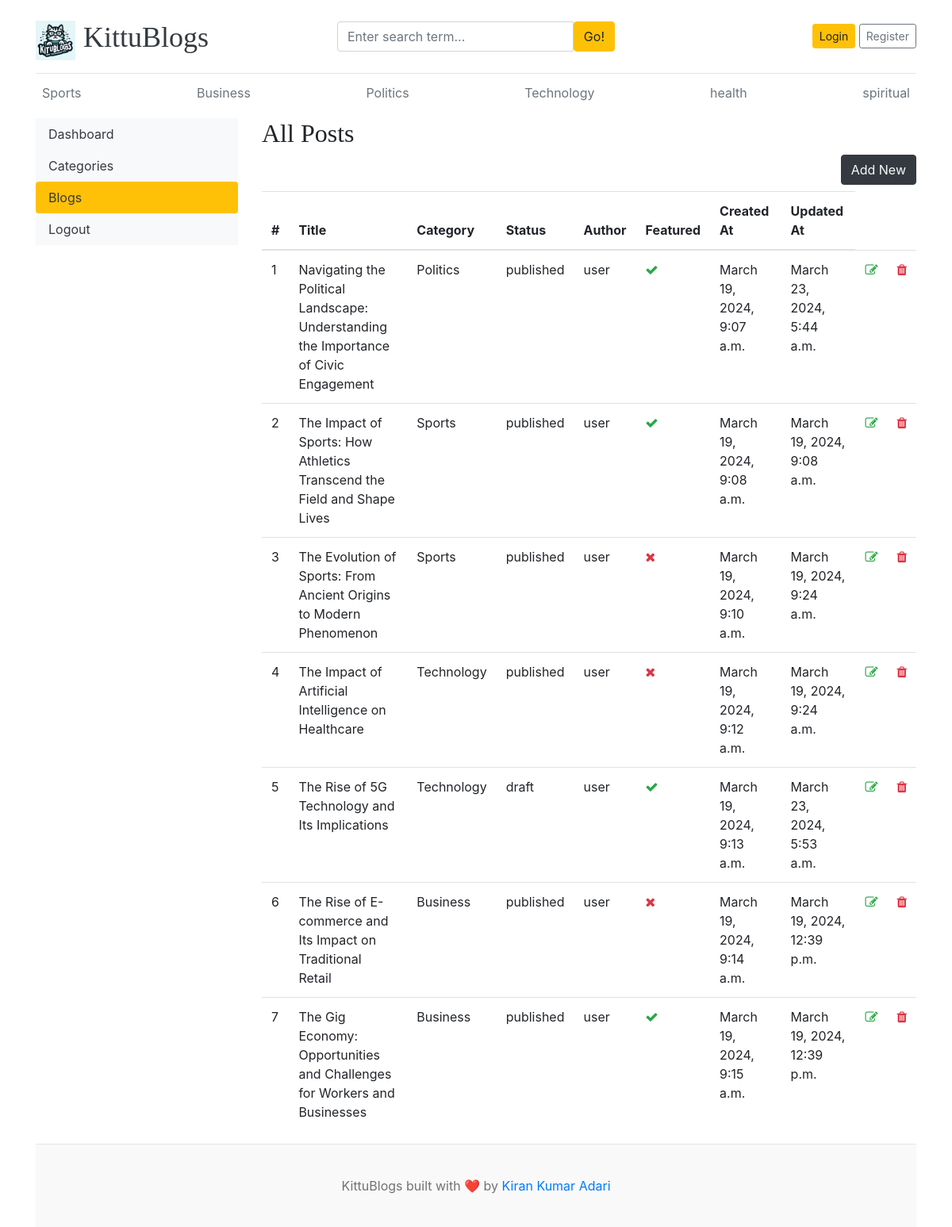
The app's page /dashboard/posts/ with its own data.
### blogs/models.py (models this page shows, shortened)
class category(models.Model):
    category_name = models.CharField(max_length = 100,unique=True)
    created_at = models.DateTimeField(auto_now_add =True)
    updated_at = models.DateTimeField(auto_now = True)
    class Meta:
        verbose_name_plural = "categories"
    def __str__(self):
        return self.category_name

class Blog(models.Model):
    title = models.CharField(max_length=200,unique =True)
    slug = models.SlugField(max_length=250,unique=True,blank=True)
    category =models.ForeignKey(category,on_delete=models.CASCADE)
    author = models.ForeignKey(User,on_delete=models.CASCADE)
    featured_image = models.ImageField(upload_to='uploads/%Y/%m/%d')
    short_description = models.TextField(max_length = 500)
    blog_body =models.TextField(max_length=2000)
    status= models.CharField(max_length = 200,choices=STATUS_CHOICES,default="draft")
    is_featured = models.BooleanField(default=False)
    created_at=models.DateTimeField(auto_now_add =True)
    updated_at=models.DateTimeField(auto_now = True)

class SocialLink(models.Model):
    platform = models.CharField(max_length=50)
    links = models.URLField(max_length=100)
    created_at=models.DateTimeField(auto_now_add =True)
    updated_at=models.DateTimeField(auto_now = True)

### dashboards/views.py (the view)
# urls.py: path('posts/',views.posts,name='posts'),
def posts(request):
    blogs=Blog.objects.all()
    context={
        'blogs':blogs,
    }
    return render(request,'dashboard/posts.html',context)

### blogs/context_processors.py (called while the page is built)
def get_categories(request):
    categories=category.objects.all()
    return dict(categories=categories)

def get_social_links(request):
    social_links=SocialLink.objects.all()
    return dict(social_links=social_links)

### templates/dashboard/posts.html
{% extends 'base.html'%}
{% block content %}
<div class="row">
    {% include "dashboard/sidebar.html" %}
    <div class="col-md-9">
        <h2>All Posts</h2>
        <a href="{% url 'add_post'%}" class="btn btn-dark text-light float-right mb-2">Add New</a>
        <table class="table table-hover">
            <thead>
              <tr>
                <th>#</th>
                <th>Title</th>
                <th>Category</th>
                <th>Status</th>
                <th>Author</th>
                <th>Featured</th>
                <th>Created At</th>
                <th>Updated At</th>
              </tr>
            </thead>
            <tbody>
            {% for post in blogs %}
              <tr>
                <td>{{forloop.counter}}</td>
                <td>{{post.title}}</td>
                <td>{{post.category}}</td>
                <td>{{post.status}}</td>
                <td>{{post.author}}</td>
                <td>{% if post.is_featured %}<i class="fa fa-check text-success"></i>{% else %}<i class="fa fa-times text-danger"></i>{% endif%}</td>
                <td>{{post.created_at}}</td>
                <td>{{post.updated_at}}</td>
                <td><a href="{% url 'edit_post' post.id %}"><i class="fa fa-edit text-success"></i></a></td>
                <td><a href="{% url 'del_post' post.id%}"><i class="fa fa-trash text-danger"></i></a></td>
            {% endfor %}
            </tbody>
          </table>
    </div>
</div>
{% endblock %}

### templates/base.html (shortened to what this page needs)
{% load static %}
<!DOCTYPE html>
<html lang="en">
<head>
    <link href="https://getbootstrap.com/docs/4.0/dist/css/bootstrap.min.css" rel="stylesheet">
    <link href="{% static 'css/blog.css'%}" rel="stylesheet">
    <link rel="stylesheet" href="https://cdnjs.cloudflare.com/ajax/libs/font-awesome/4.7.0/css/font-awesome.min.css">
  </head>
<body>
    <div class="container">
      <header class="blog-header py-3">
        <div class="row flex-nowrap justify-content-between align-items-center">
          <div class="col-4 pt-1">
            <a class="blog-header-logo text-dark" href="/">
              <img src="{% static 'images/Designer.png' %}" alt="Logo" style="height: 50px; margin-right: 10px;">KittuBlogs</a>
          </div>
          <div class="col-4">
            <form action="{% url 'search'%}" method ="GET">
              <div class="input-group">
                <input class="form-control" type="text" name="keyword" value="{{keyword}}" placeholder="Enter search term..." aria-label="Enter search term..." aria-describedby="button-search" />
                <button type="submit" class="btn btn-warning" id="button-search" type="button">Go!</button>
            </div>
            </form>
          </div>
          <div class="col-4 d-flex justify-content-end align-items-center">
            {% if not user.is_authenticated %}
            <a class="btn btn-sm btn-warning" href="{%url 'login'%}">Login</a> &nbsp;
            <a class="btn btn-sm btn-outline-secondary" href="{%url 'register'%}">Register</a>
            {% else %}
            <span><a href="{% url 'dashboard' %}">Dashboard</a></span>
            &emsp;
            <span ><a href="{% url 'logout'%}">logout</a></span>
            {% endif %}
          </div>
        </div>
      </header>
      <div class="nav-scroller py-1 mb-2">
        <nav class="nav d-flex justify-content-between">
          {% for cat in categories %}
          <a class="p-2 text-muted" href="{% url 'post_by_category' cat.id %}">{{cat.category_name}}</a>
          {% endfor %}
        </nav>
      </div>
{% block content %}
{% endblock %}
<footer class="blog-footer">
{% for i in social_links %}
{% if forloop.counter == 2 %}
<p>KittuBlogs built with <span class="love-symbol">❤️</span> by <a href="{{i.links}}">Kiran Kumar Adari</a></p>
{% endif %}
{% endfor %}
</footer>
</body>
</html>

### blogmain/static/css/blog.css (style rules this page uses)
.blog-header { border-bottom: 1px solid #e5e5e5; }
.blog-header-logo { font-family: "Playfair Display", Georgia, "Times New Roman", serif; font-size: 2.25rem; }
h1, h2, h3, h4, h5, h6 { font-family: "Playfair Display", Georgia, "Times New Roman", serif; }
.blog-footer { padding: 2.5rem 0; color: #727272; text-align: center; background-color: #f9f9f9; border-top: .05rem solid #e5e5e5; }
.blog-footer p:last-child { margin-bottom: 0; }

### records on screen
category: category_name "Sports"
category: category_name "Business"
category: category_name "Politics"
category: category_name "Technology"
category: category_name "health"
category: category_name "spiritual"
Blog: title "Navigating the Political Landscape: Understanding the Importance of Civic Engagement", category "Politics", status "published", author "user", is_featured True (drawn), created_at "March 19, 2024, 9:07 a.m.", updated_at "March 23, 2024, 5:44 a.m."
Blog: title "The Impact of Sports: How Athletics Transcend the Field and Shape Lives", category "Sports", status "published", author "user", is_featured True (drawn), created_at "March 19, 2024, 9:08 a.m.", updated_at "March 19, 2024, 9:08 a.m."
Blog: title "The Evolution of Sports: From Ancient Origins to Modern Phenomenon", category "Sports", status "published", author "user", is_featured False (drawn), created_at "March 19, 2024, 9:10 a.m.", updated_at "March 19, 2024, 9:24 a.m."
Blog: title "The Impact of Artificial Intelligence on Healthcare", category "Technology", status "published", author "user", is_featured False (drawn), created_at "March 19, 2024, 9:12 a.m.", updated_at "March 19, 2024, 9:24 a.m."
Blog: title "The Rise of 5G Technology and Its Implications", category "Technology", status "draft", author "user", is_featured True (drawn), created_at "March 19, 2024, 9:13 a.m.", updated_at "March 23, 2024, 5:53 a.m."
Blog: title "The Rise of E-commerce and Its Impact on Traditional Retail", category "Business", status "published", author "user", is_featured False (drawn), created_at "March 19, 2024, 9:14 a.m.", updated_at "March 19, 2024, 12:39 p.m."
Blog: title "The Gig Economy: Opportunities and Challenges for Workers and Businesses", category "Business", status "published", author "user", is_featured True (drawn), created_at "March 19, 2024, 9:15 a.m.", updated_at "March 19, 2024, 12:39 p.m."
